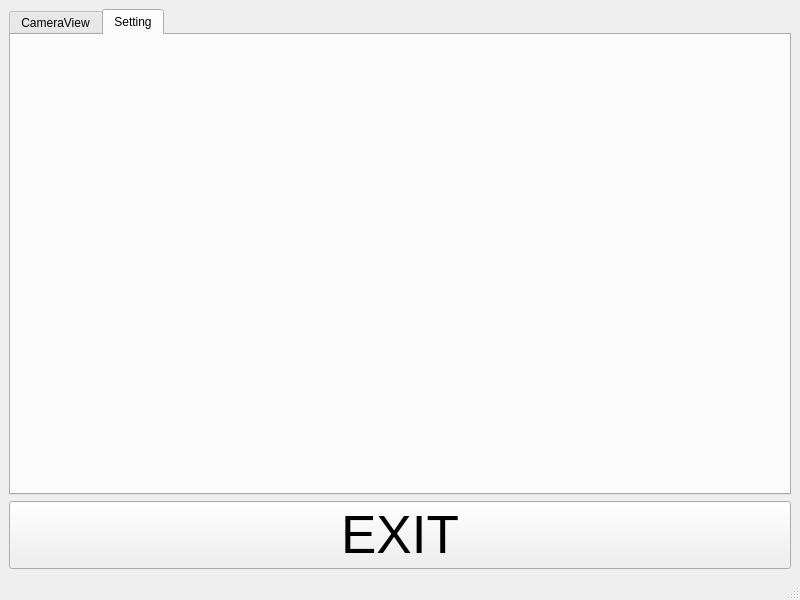
<?xml version="1.0" encoding="UTF-8"?>
<ui version="4.0">
 <class>MainWindow</class>
 <widget class="QMainWindow" name="MainWindow">
  <property name="geometry">
   <rect>
    <x>0</x>
    <y>0</y>
    <width>800</width>
    <height>600</height>
   </rect>
  </property>
  <property name="windowTitle">
   <string>MainWindow</string>
  </property>
  <widget class="QWidget" name="centralwidget">
   <layout class="QVBoxLayout" name="verticalLayout" stretch="1,5">
    <item>
     <widget class="QTabWidget" name="pTW_main">
      <property name="currentIndex">
       <number>1</number>
      </property>
      <widget class="QWidget" name="pTab1">
       <attribute name="title">
        <string>CameraView</string>
       </attribute>
      </widget>
      <widget class="QWidget" name="pTab2">
       <attribute name="title">
        <string>Setting</string>
       </attribute>
      </widget>
     </widget>
    </item>
    <item>
     <widget class="QPushButton" name="pPB_EXIT">
      <property name="font">
       <font>
        <pointsize>40</pointsize>
       </font>
      </property>
      <property name="text">
       <string>EXIT</string>
      </property>
     </widget>
    </item>
   </layout>
  </widget>
  <widget class="QMenuBar" name="menubar">
   <property name="geometry">
    <rect>
     <x>0</x>
     <y>0</y>
     <width>800</width>
     <height>22</height>
    </rect>
   </property>
  </widget>
  <widget class="QStatusBar" name="statusbar"/>
 </widget>
 <resources/>
 <connections/>
</ui>
